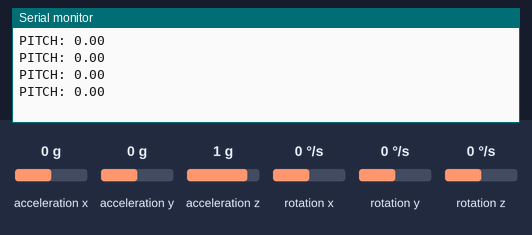
The sketch below on a simulated Arduino Uno, built with avr-gcc and run on an emulated ATmega328P. Shown: the last lines printed to the serial monitor. Wiring (inferred from the names in the program): MPU-6050 motion sensor at I2C address 0x68. The test bench sets the inputs (shaded band); at power-on: acceleration y 0 g, acceleration x 0 g, acceleration z 1 g, rotation x 0 °/s, rotation y 0 °/s, rotation z 0 °/s.

Above: at 1.5 s.
1.6 s: acceleration y set to -1.4 g
At 1.9 s:
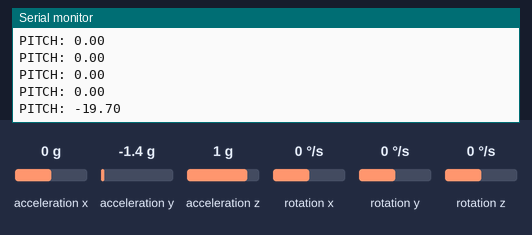
3.1 s: acceleration x set to -1.4 g
At 3.23 s:
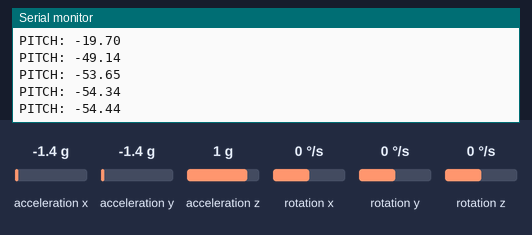
4.6 s: acceleration z set to -1.4 g
At 4.9 s:
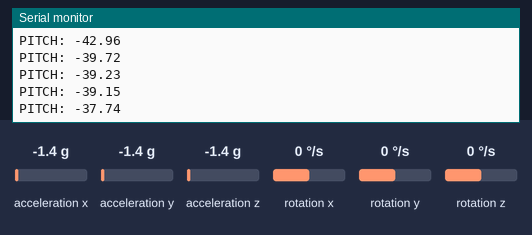
6.1 s: rotation x set to -192 °/s
At 6.24 s:
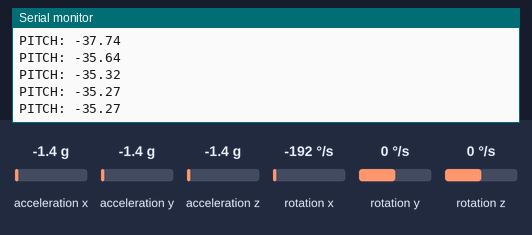
Timing chart, 0 to 8.6 s (numbered marks = the images above; inputs shaded):
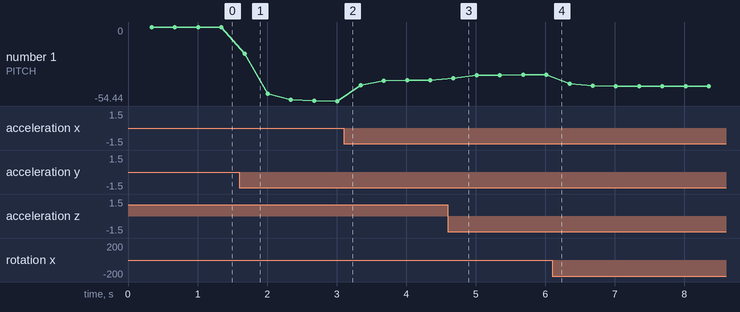

The sketch:

gyro.ino
```cpp
/*
   Arduino and MPU6050 Accelerometer and Gyroscope Sensor Tutorial
   by Dejan, https://howtomechatronics.com
*/
#include <Wire.h>
#include <avr/wdt.h>  // Include the watchdog timer library
#include <math.h>

const int MPU = 0x68; // MPU6050 I2C address
unsigned long previousPrintTime = 0;  // Stores the last print timestamp
const int printInterval = 333;  // Print every 333ms (3 times per second)

float AccX, AccY, AccZ;
float GyroX, GyroY, GyroZ;
float accAngleX, accAngleY, gyroAngleX, gyroAngleY, gyroAngleZ;
float roll, pitch, yaw;
float AccErrorX, AccErrorY, GyroErrorX, GyroErrorY, GyroErrorZ;
float elapsedTime, currentTime, previousTime;
int c = 0;


void setup() {
  Serial.begin(19200);
  Wire.begin();                      // Initialize communication

  // Enable watchdog timer (resets if no response within 2 seconds)
  wdt_enable(WDTO_2S);

  Wire.beginTransmission(MPU);       // Start communication with MPU6050
  Wire.write(0x6B);                  // Talk to the register 6B
  Wire.write(0x00);                  // Make reset - place a 0 into the 6B register
  Wire.endTransmission(true);

  // Configure Accelerometer Sensitivity - Full Scale Range (default +/- 2g)
  Wire.beginTransmission(MPU);
  Wire.write(0x1C);                  // Talk to the ACCEL_CONFIG register (1C hex)
  Wire.write(0x10);                  // Set the register bits as 00010000 (+/- 8g full scale range)
  Wire.endTransmission(true);

  // Configure Gyro Sensitivity - Full Scale Range (default +/- 250deg/s)
  Wire.beginTransmission(MPU);
  Wire.write(0x1B);                   // Talk to the GYRO_CONFIG register (1B hex)
  Wire.write(0x10);                   // Set the register bits as 00010000 (1000deg/s full scale)
  Wire.endTransmission(true);

  delay(20);

  // Call this function to calculate IMU error values
  calculate_IMU_error();
  delay(20);
}

void loop() {
  wdt_reset();

  // === Read accelerometer data === //
  Wire.beginTransmission(MPU);
  Wire.write(0x3B);
  Wire.endTransmission(false);
  Wire.requestFrom(MPU, 6, true);

  if (Wire.available() < 6) {
    Serial.println("I2C Error: No response from MPU6050");
    resetMPU6050();
    return;
  }

  AccX = (Wire.read() << 8 | Wire.read()) / 16384.0;
  AccY = (Wire.read() << 8 | Wire.read()) / 16384.0;
  AccZ = (Wire.read() << 8 | Wire.read()) / 16384.0;

  float accPitch = atan2(AccY, sqrt(AccX * AccX + AccZ * AccZ)) * 180 / PI;

  // === Read gyroscope data === //
  currentTime = millis();
  elapsedTime = (currentTime - previousTime) / 1000.0;
  previousTime = currentTime;

  Wire.beginTransmission(MPU);
  Wire.write(0x43);
  Wire.endTransmission(false);
  Wire.requestFrom(MPU, 6, true);

  if (Wire.available() < 6) {
    Serial.println("I2C Error: No response from MPU6050");
    resetMPU6050();
    return;
  }

  GyroY = (Wire.read() << 8 | Wire.read()) / 131.0 - GyroErrorY;

  // **Apply Complementary Filter to Correct Drift**
  const float alpha = 0.96;
  pitch = alpha * (pitch + GyroY * elapsedTime) + (1 - alpha) * accPitch;

  // **Print only if interval has passed**
  if (millis() - previousPrintTime >= printInterval) {
    previousPrintTime = millis();  // Update last print time

    Serial.flush();
    Serial.print("PITCH: ");
    Serial.println(pitch);
  }

  delay(5);  // Small delay to allow serial processing
}


void calculate_IMU_error() {
  while (c < 200) {
    Wire.beginTransmission(MPU);
    Wire.write(0x3B);
    Wire.endTransmission(false);
    Wire.requestFrom(MPU, 6, true);

    AccX = (Wire.read() << 8 | Wire.read()) / 16384.0;
    AccY = (Wire.read() << 8 | Wire.read()) / 16384.0;
    AccZ = (Wire.read() << 8 | Wire.read()) / 16384.0;

    AccErrorX += (atan(AccY / sqrt(pow(AccX, 2) + pow(AccZ, 2))) * 180 / PI);
    AccErrorY += (atan(-1 * AccX / sqrt(pow(AccY, 2) + pow(AccZ, 2))) * 180 / PI);
    c++;
  }

  AccErrorX /= 200;
  AccErrorY /= 200;
  c = 0;
}

void resetMPU6050() {
  Serial.println("Resetting MPU6050...");
  Wire.beginTransmission(MPU);
  Wire.write(0x6B);
  Wire.write(0x00); // Reset MPU6050
  Wire.endTransmission(true);
}
```

Measured:
- after the input at 1.6 s, the serial monitor: prints a new line after 0.08 s (image 1)
- after the input at 4.6 s, the serial monitor: prints a new line after 0.08 s (image 3)
- plotted number 1: 0 → -54.44 after the input at 1.6 s, -54.44 → -39.15 after the input at 3.1 s, -39.15 → -35.27 after the input at 4.6 s, -35.27 → -43.59 after the input at 6.1 s
